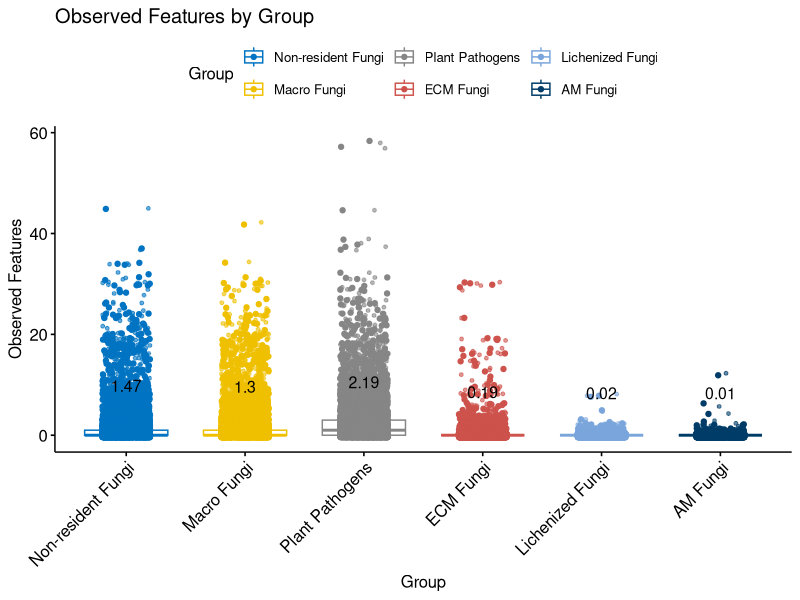
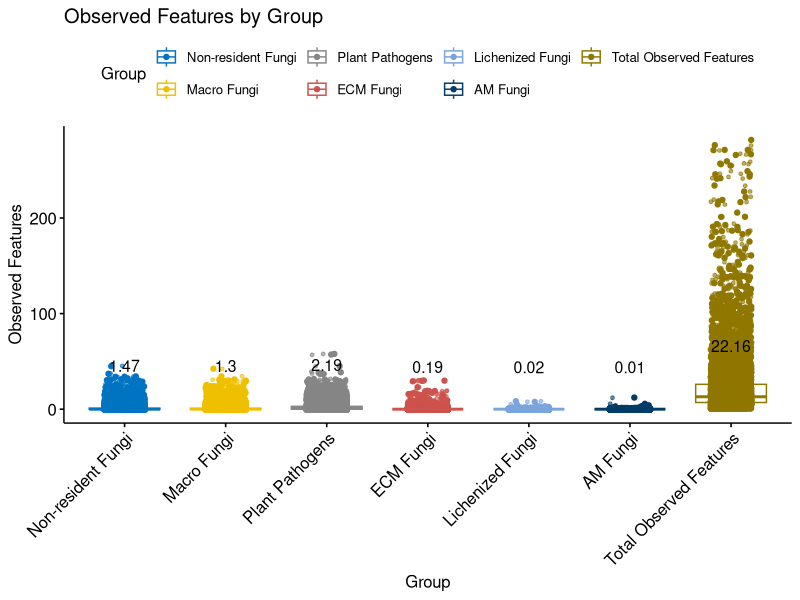

Write R code to recreate these figures, in order.
meta <- read.delim("metadata-with-prevalence-abundance-observed_features.tsv", header = TRUE, sep = "\t")
str(meta)

# Install and load necessary packages
install.packages("ggpubr")
install.packages("dplyr")
install.packages("tidyr")
install.packages("ggplot2")

library(ggpubr)
library(dplyr)
library(tidyr)
library(ggplot2)

# Select the relevant columns for observed features
observed_features <- meta %>%
  dplyr::select(Sample.ID, contains("Observed.Features"))

# Reshape the data to long format
long_of <- observed_features %>%
  tidyr::pivot_longer(cols = -Sample.ID, names_to = "Group", values_to = "Observed_Features")

# Clean the group names for better readability
long_of$Group <- gsub("\\.Observed.Features", "", long_of$Group)

# Remove "Total Observed Features" for better scaling
long_of <- long_of %>%
  filter(Group != "Total")

# Define custom order
desired_order <- c("Nonresident", "Macrofungi", "Plantpathogens", "Ecm", "Lichenized", "Am")

# Convert Group to factor with levels in the desired order
long_of$Group <- factor(long_of$Group, levels = desired_order)

# Define custom labels
custom_labels <- c("Nonresident" = "Non-resident Fungi", 
                   "Macrofungi" = "Macro Fungi", 
                   "Plantpathogens" = "Plant Pathogens", 
                   "Ecm" = "ECM Fungi", 
                   "Lichenized" = "Lichenized Fungi", 
                   "Am" = "AM Fungi")

# Map the existing group names to the new labels
levels(long_of$Group) <- custom_labels[levels(long_of$Group)]


# Define the PDF file name and open the PDF device
pdf("observed_features_by_group_plot.pdf", width = 8, height = 6)

# Create the box plot with jitter using ggboxplot
ggboxplot1 <- ggboxplot(long_of, x = "Group", y = "Observed_Features",
                    title = "Observed Features by Group", ylab = "Observed Features",
                    color = "Group", palette = "jco", add = "jitter") +
  geom_jitter(aes(color = Group), width = 0.2, size = 1, alpha = 0.6) +
  stat_summary(fun.data = function(y) data.frame(y = mean(y), label = round(mean(y), 2)),
               geom = "text", vjust = -3, size = 4, color = "black") +
  theme(axis.text.x = element_text(angle = 45, hjust = 1))  # Rotate x-axis labels to prevent overlap

# Print the plot to the PDF
print(ggboxplot1)

# Close the PDF device
dev.off()


# Install and load necessary packages
install.packages("ggpubr")
install.packages("dplyr")
install.packages("tidyr")
install.packages("ggplot2")

library(ggpubr)
library(dplyr)
library(tidyr)
library(ggplot2)

# Load the data
meta <- read.delim("metadata-with-prevalence-abundance-observed_features.tsv", header = TRUE, sep = "\t")

# Select the relevant columns for observed features
observed_features <- meta %>%
  dplyr::select(Sample.ID, contains("Observed.Features"))

# Reshape the data to long format
long_of <- observed_features %>%
  tidyr::pivot_longer(cols = -Sample.ID, names_to = "Group", values_to = "Observed_Features")

# Clean the group names for better readability
long_of$Group <- gsub("\\.Observed.Features", "", long_of$Group)

# Define custom order, including "Total" at the beginning
desired_order <- c("Nonresident", "Macrofungi", "Plantpathogens", "Ecm", "Lichenized", "Am", "Total")

# Convert Group to factor with levels in the desired order
long_of$Group <- factor(long_of$Group, levels = desired_order)

# Define custom labels, including a label for "Total"
custom_labels <- c("Nonresident" = "Non-resident Fungi", 
                   "Macrofungi" = "Macro Fungi", 
                   "Plantpathogens" = "Plant Pathogens", 
                   "Ecm" = "ECM Fungi", 
                   "Lichenized" = "Lichenized Fungi", 
                   "Am" = "AM Fungi",
                   "Total" = "Total Observed Features")

# Map the existing group names to the new labels
levels(long_of$Group) <- custom_labels[levels(long_of$Group)]


# Define the PDF file name and open the PDF device
pdf("observed_features_with_total_by_group_plot.pdf", width = 8, height = 6)

# Create the box plot with jitter using ggboxplot
ggboxplot1 <- ggboxplot(long_of, x = "Group", y = "Observed_Features",
                        title = "Observed Features by Group", ylab = "Observed Features",
                        color = "Group", palette = "jco", add = "jitter") +
  geom_jitter(aes(color = Group), width = 0.2, size = 1, alpha = 0.6) +
  stat_summary(fun.data = function(y) data.frame(y = mean(y), label = round(mean(y), 2)),
               geom = "text", vjust = -3, size = 4, color = "black") +
  theme(axis.text.x = element_text(angle = 45, hjust = 1))  # Rotate x-axis labels to prevent overlap

# Print the plot to the PDF
print(ggboxplot1)

# Close the PDF device
dev.off()
